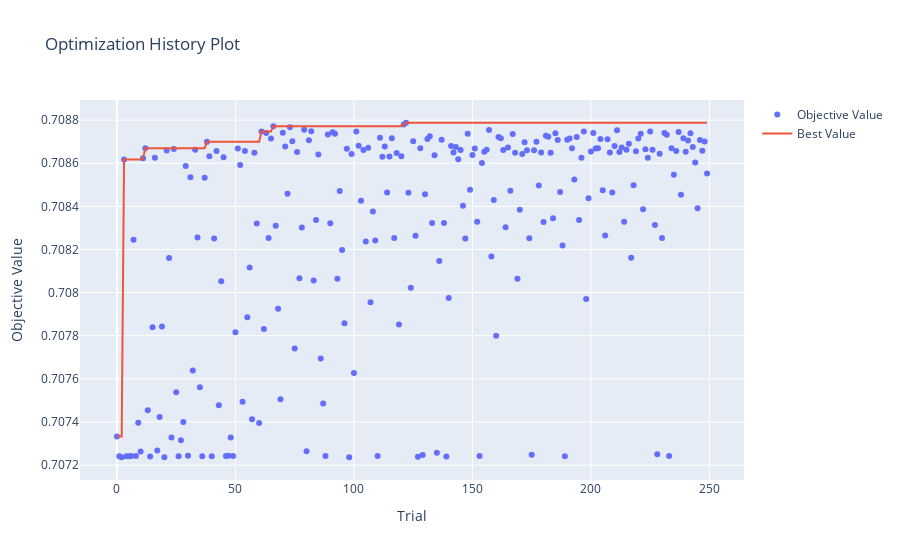

Here is the notebook cell this chart was saved with:
### Code cell
fig = plot_optimization_history(study)
fig.show()

### Figure 1 — Plotly figure (JSON) as saved in the notebook; plotly's stock layout.template omitted (floating-point values rounded to 4 significant figures; data arrays with more than 128 entries replaced by an {"elided": "..."} marker saying what was removed)
{"data": [{"mode": "markers", "name": "Objective Value", "x": {"elided": "250 int values"}, "y": {"elided": "250 float values"}, "type": "scatter"}, {"mode": "lines", "name": "Best Value", "x": {"elided": "250 int values"}, "y": {"elided": "250 float values"}, "type": "scatter"}, {"marker": {"color": "#cccccc"}, "mode": "markers", "name": "Infeasible Trial", "showlegend": false, "x": [], "y": [], "type": "scatter"}], "layout": {"title": {"text": "Optimization History Plot"}, "xaxis": {"title": {"text": "Trial"}}, "yaxis": {"title": {"text": "Objective Value"}}}}
